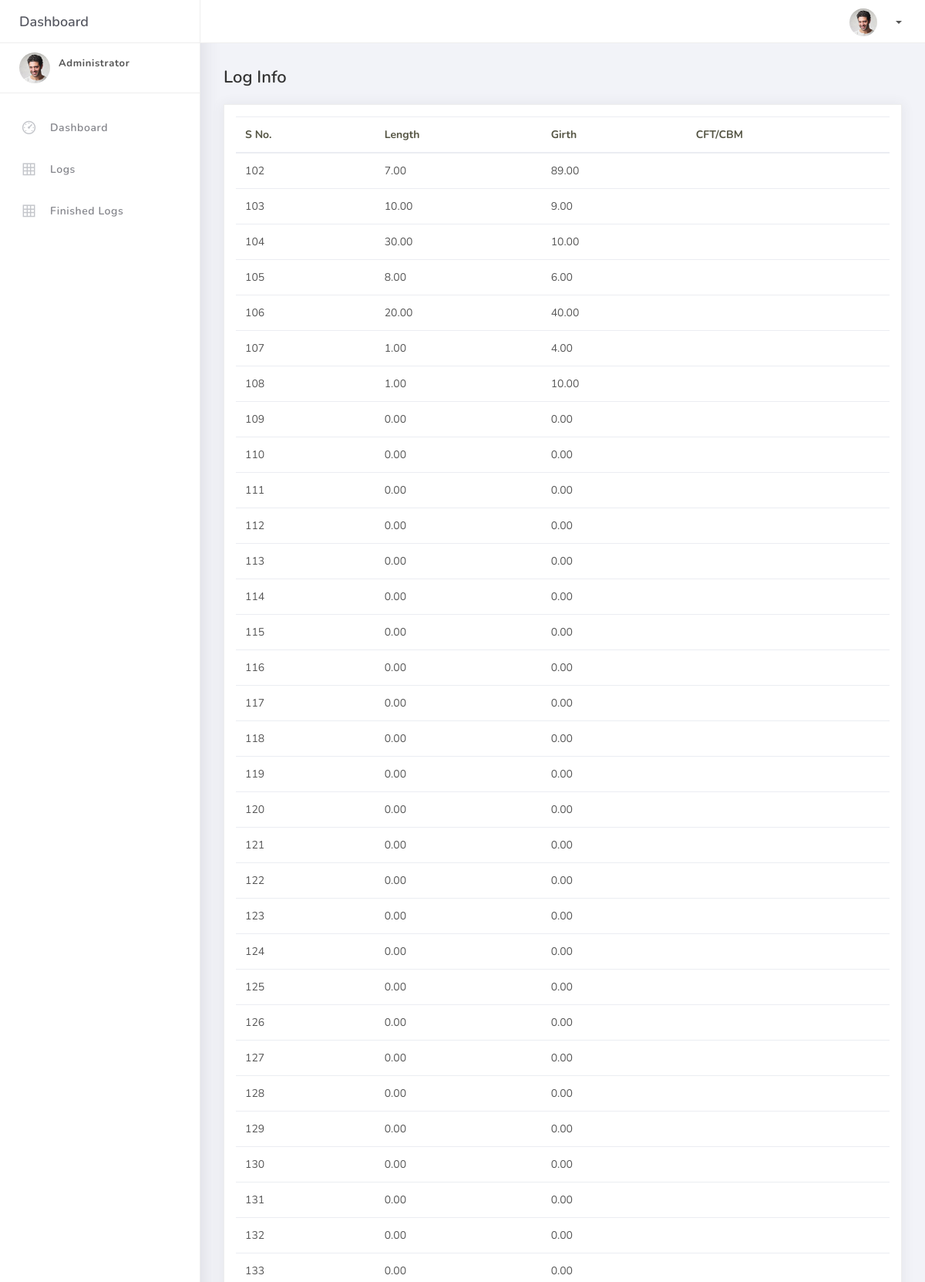
/logs/ (upper part), run on the app's committed database.
### core/models.py (models this page shows, shortened)
class Log(models.Model):
    container = models.ForeignKey(Container, on_delete=models.CASCADE, related_name="logs")
    length = models.DecimalField(max_digits=20, decimal_places=2, default=0, null=True, blank=True)
    girth = models.DecimalField(max_digits=20, decimal_places=2, default=0, null=True, blank=True)
    cft = models.DecimalField(max_digits=20, decimal_places=2, default=0, null=True, blank=True)
    cbm = models.DecimalField(max_digits=20, decimal_places=2, default=0, null=True, blank=True)
    reference_id = models.IntegerField(default=0)

### core/views.py (the view)
# urls.py: path('logs/', LogsListView.as_view(), name='log_list'),
class LogsListView(View):
    def get(self, request):
        logs = Log.objects.all()
        return render(request, 'logstables.html', {'logs': logs})

### core/templates/logstables.html (shortened to what this page needs)
{% extends 'base.html' %}
{% load static %}
{% block content %}
<div class="main-panel">
    <div class="content">
        <div class="container-fluid">
            <h4 class="page-title">Log Info</h4>
            <div class="row">
                <div class="col-md-12">
                    <div class="card">
                        <div class="card-body">
                            <div class="table-responsive">
                                <table id="myTable" class="table table-condensed">
                                    <thead>
                                        <tr>
											<th scope="col">S No.</th>
											<th scope="col">Length</th>
                                            <th scope="col">Girth</th>
                                            <th scope="col">CFT/CBM</th>
                                        </tr>
                                    </thead>
                                    <tbody>
                                        {% for log in logs %}
                                        <tr>
                                            <td>{{ log.id }}</td>
                                            <td>{{ log.length}}</td>
                                            <td>{{ log.girth }}</td>
                                            <td>{{ log.cft_cbm }}</td>
                                        </tr>
                                        {% endfor %}
                                    </tbody>
                                </table>
                            </div>
                        </div>
                    </div>
                </div>
            </div>
        </div>
    </div>
</div>
{% endblock %}

### data on the page
Log: id "102", length "7.00", girth "89.00"
Log: id "103", length "10.00", girth "9.00"
Log: id "104", length "30.00", girth "10.00"
Log: id "105", length "8.00", girth "6.00"
Log: id "106", length "20.00", girth "40.00"
Log: id "107", length "1.00", girth "4.00"
Log: id "108", length "1.00", girth "10.00"
Log: id "109", length "0.00", girth "0.00"
Log: id "110", length "0.00", girth "0.00"
Log: id "111", length "0.00", girth "0.00"
Log: id "112", length "0.00", girth "0.00"
Log: id "113", length "0.00", girth "0.00"
Log: id "114", length "0.00", girth "0.00"
Log: id "115", length "0.00", girth "0.00"
Log: id "116", length "0.00", girth "0.00"
Log: id "117", length "0.00", girth "0.00"
Log: id "118", length "0.00", girth "0.00"
Log: id "119", length "0.00", girth "0.00"
Log: id "120", length "0.00", girth "0.00"
Log: id "121", length "0.00", girth "0.00"
Log: id "122", length "0.00", girth "0.00"
Log: id "123", length "0.00", girth "0.00"
Log: id "124", length "0.00", girth "0.00"
Log: id "125", length "0.00", girth "0.00"
Log: id "126", length "0.00", girth "0.00"
Log: id "127", length "0.00", girth "0.00"
Log: id "128", length "0.00", girth "0.00"
Log: id "129", length "0.00", girth "0.00"
Log: id "130", length "0.00", girth "0.00"
Log: id "131", length "0.00", girth "0.00"
Log: id "132", length "0.00", girth "0.00"
Log: id "133", length "0.00", girth "0.00"
